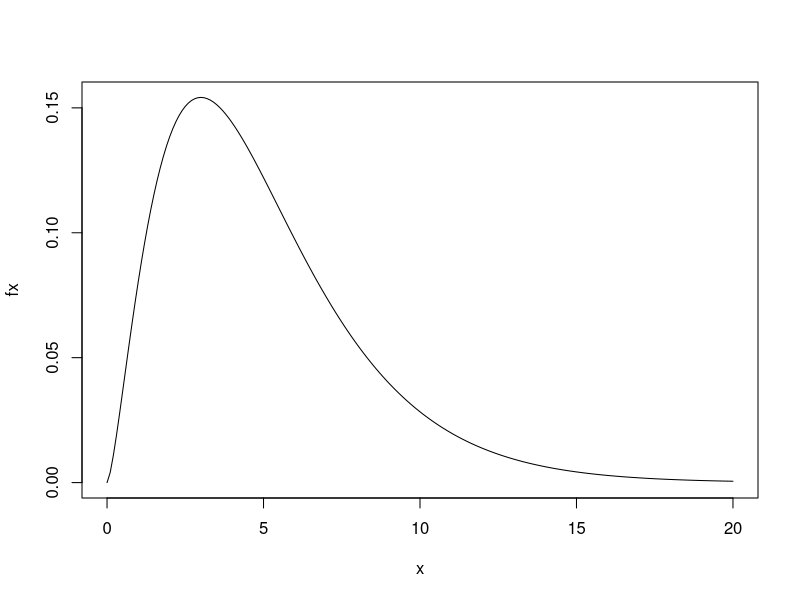

Generate this figure with R:
## ---- chunk 1
knitr::opts_chunk$set(echo = TRUE, warning = FALSE, message = FALSE, fig.align = "center", comment = NA)
library(tidyverse)
## ---- chunk 2
# Codes Optional
x <- seq(0,20,.1) #sequence from, to, by
fx <- dchisq(x,df=5) #density of a chisquare
plot(x,fx,type="l") #type = lines

## ---- chunk 3

################################################################
# Test 1
# Goodness of fit = table matches what you expect...one variable 
# Ho:distribution matches stated
################################################################


grades <- c("A", "B", "C", "D", "F")
obs <- c(89, 121, 78, 25, 12)
exppercent <- c(0.15, 0.3, 0.4, 0.1, 0.05)

chisq.test(obs,p=exppercent)
## ---- chunk 4
################################################################
# Test 2
# Homogeneity = one variable, comparing groups to one another  
# Ho:  distribution same across groups
################################################################

shows <- matrix(c(50, 30, 20, 50, 80, 70), ncol=3, byrow=TRUE)
colnames(shows)<-c("Lone Ranger", "Sesame St", "The Simpsons")
rownames(shows)<-c("Boys", "Girls")

testtable <- as.table(shows)
testtable

chisq.test(testtable)
## ---- chunk 5
################################################################
# Test 3
# Independence = two variables 
# Ho: no association between row and column
################################################################

meningitis <- matrix(c(30, 72, 2, 26),ncol=2,byrow=TRUE)
colnames(meningitis)<-c("Meningitis","Other")
rownames(meningitis)<-c("Light","Dark")

testtable <- as.table(meningitis)
testtable

chisq.test(testtable, correct=FALSE)
